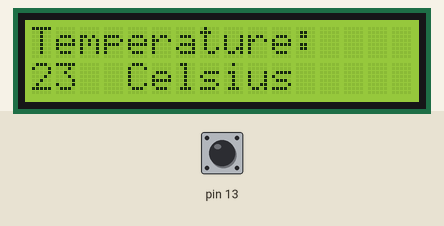
The sketch below on a simulated Arduino Uno, built with avr-gcc and run on an emulated ATmega328P. On the bench: 16×2 character LCD. The inputs (shaded band) are chosen by the test bench; at power-on: pin 13 LOW.

Above: at 1.2 s.
1.3 s: pin 13 driven HIGH
At 1.6 s:
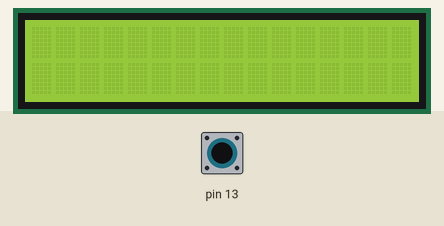
2.8 s: pin 13 driven LOW
At 3.7 s:
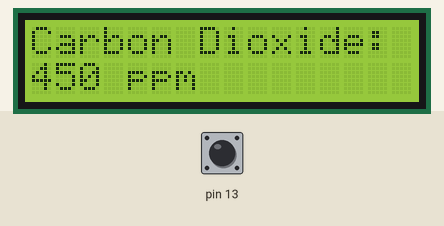
4.3 s: pin 13 pulsed HIGH 2 times (0.12 s each, 0.3 s apart)
At 5.3 s:
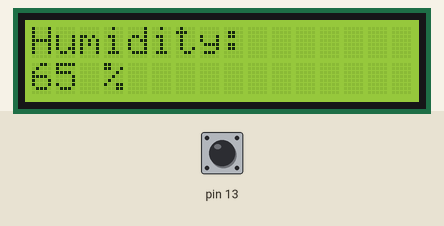
Timing chart, 0 to 7.3 s (numbered marks = the images above; inputs shaded):
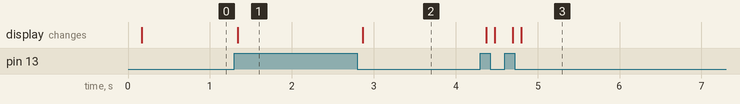

The sketch:

LCD_Framework.ino
```cpp
#include <LiquidCrystal.h>

LiquidCrystal lcd(12,11,5,4,3,2);

int i, temp, hum, co2;

void setup() {
  pinMode(13,INPUT);
  lcd.begin(16,2);

  i=0;
  temp = 23;
  hum = 65;
  co2= 450;
}

void loop() {
  while(i==0)
  {
    delay(100);
    lcd.setCursor(0,0);
    lcd.print("Temperature:         ");
    lcd.setCursor(0,1);
    lcd.print(temp);
    lcd.setCursor(4,1);
    lcd.print("Celsius");
      if( digitalRead(13) ==HIGH)
      {
        lcd.clear();
        i++;
      }
    delay(2);
  }

  while(i==1)
  {
    delay(100);
    lcd.setCursor(0,0);
    lcd.print("Humidity:         ");
    lcd.setCursor(0,1);
    lcd.print(hum);
    lcd.setCursor(3,1);
    lcd.print("%         ");
      if( digitalRead(13) ==HIGH)
      {
        lcd.clear();
        i++;
      }
    delay(2);
  }

  while(i==2)
  {
    delay(100);
    lcd.setCursor(0,0);
    lcd.print("Carbon Dioxide:     ");
    lcd.setCursor(0,1);
    lcd.print(co2);
    lcd.setCursor(4,1);
    lcd.print("ppm             ");
      if( digitalRead(13) ==HIGH)
      {
        lcd.clear();
        i=0;
      }
    delay(2);
  }
}
```

Measured:
- after the input at 1.3 s, the display: changes at once (image 1)
- after the input at 2.8 s, the display: changes after 0.06 s (image 2)
- after the input at 4.3 s, the display: first changes after 0.07 s (image 3 shows a later state)
